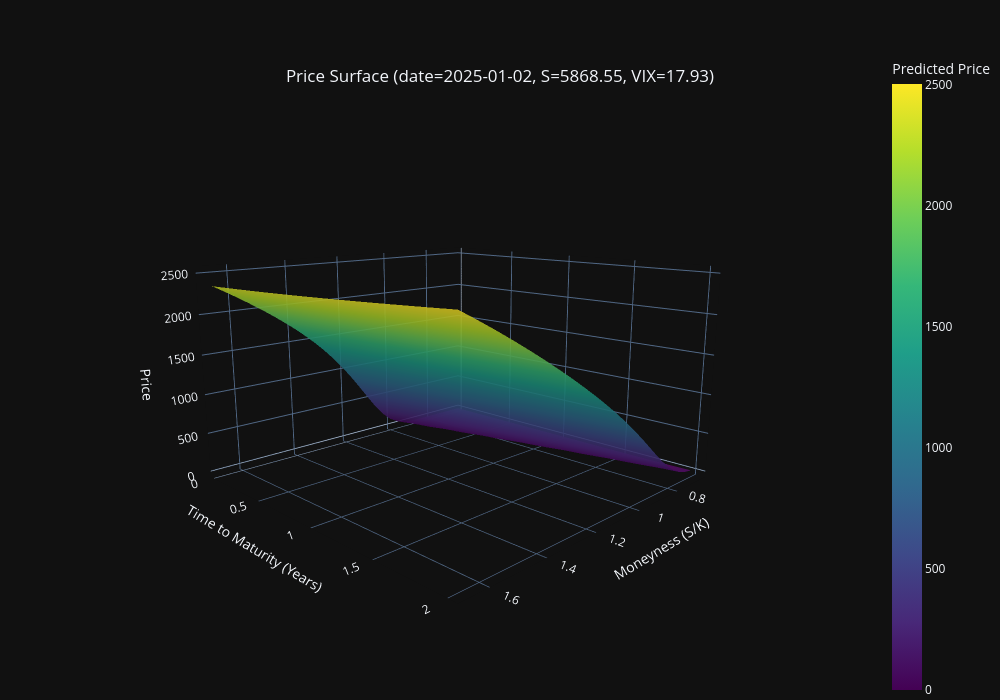
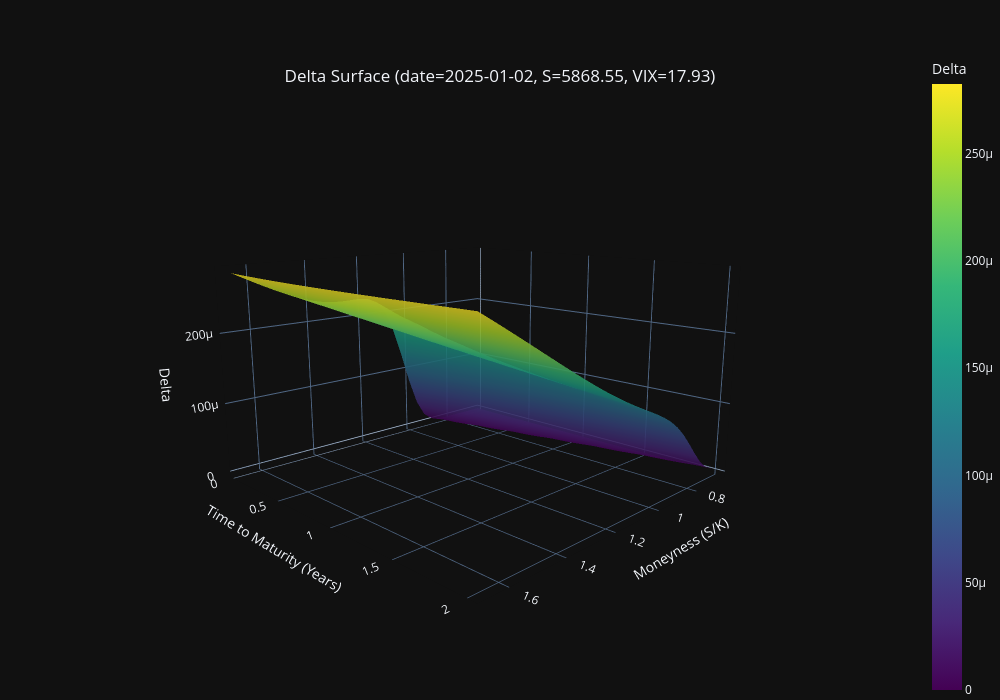
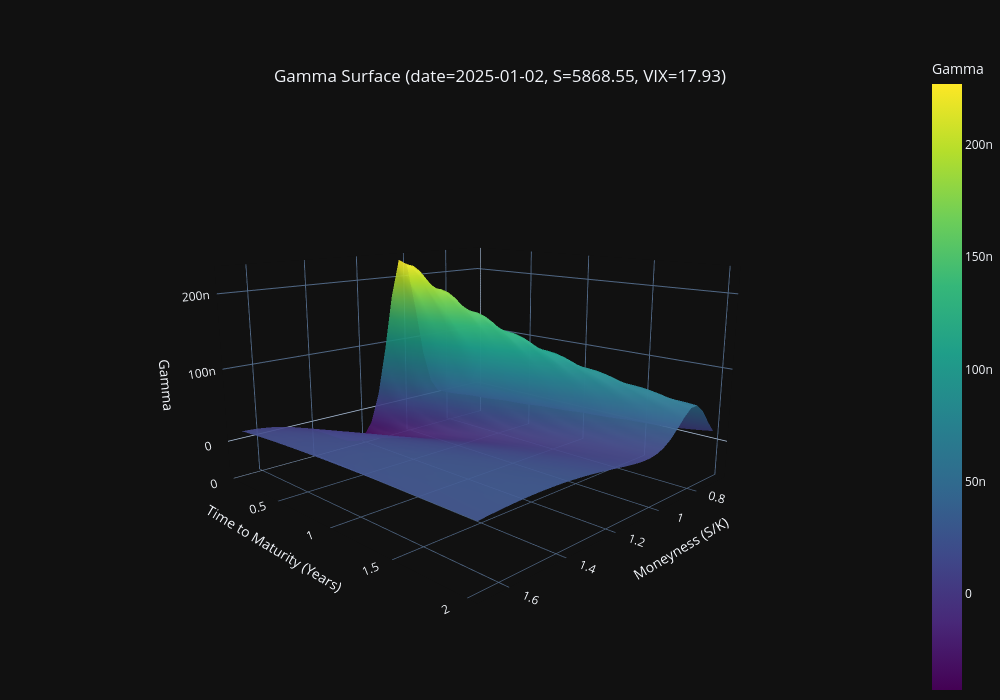
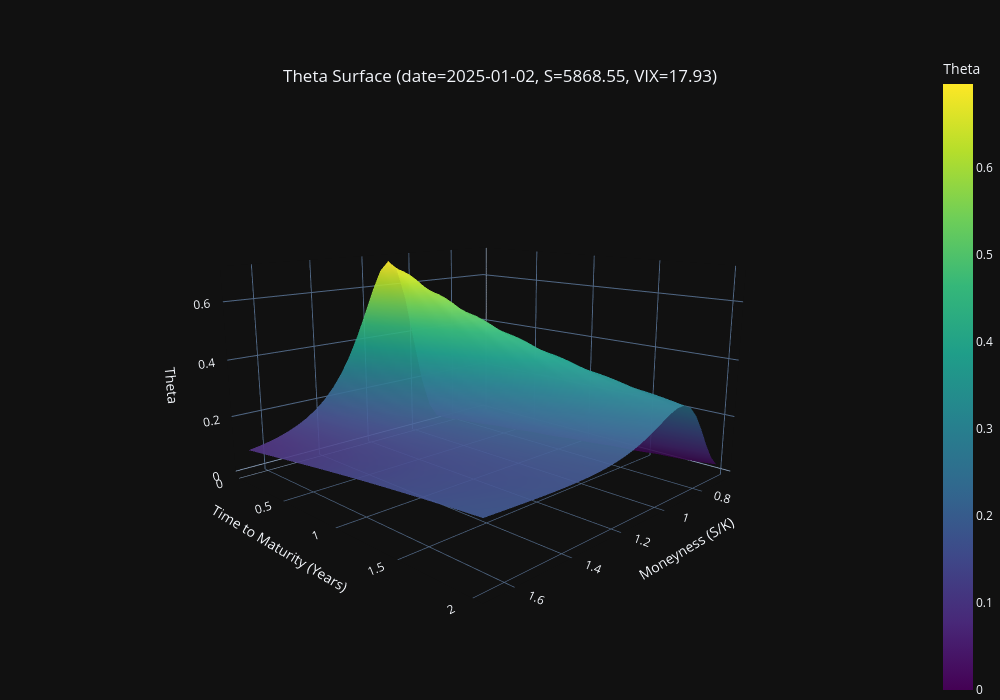

Notebook cell for these charts, in order:
### Code cell
print("Loading Data Module...")
# Initialize DataModule to get fitted scalers
data_module = OptionsDataModule(DATA_DIR, batch_size=BATCH_SIZE)
data_module.setup("fit")

print(f"Loading Model from {CHECKPOINT_PATH}...")
model = OptionNetModule.load_from_checkpoint(CHECKPOINT_PATH)
model.eval()

device = "mps" if torch.backends.mps.is_available() else "cpu"
model = model.to(device)

print("Loading raw data for selected date...")
raw_df = pd.concat(
    [pd.read_csv(path) for path in sorted(glob.glob(f"{DATA_DIR}/*.csv"))],
    ignore_index=True,
)
raw_df["date"] = pd.to_datetime(raw_df["date"])

if raw_df.empty:
    raise ValueError(f"No rows found under {DATA_DIR}.")

target_date = pd.to_datetime(SELECTED_DATE) if SELECTED_DATE else raw_df["date"].max()
daily = raw_df[raw_df["date"] == target_date].copy()
if daily.empty:
    available = raw_df["date"].dt.date.drop_duplicates().sort_values().astype(str).tail(10).tolist()
    raise ValueError(
        f"No rows found for SELECTED_DATE={target_date.date()}. "
        f"Last available dates: {available}"
    )

S_fixed = float(daily["S"].median())
vix_fixed = float(daily["vix"].median())
hv_cols = [col for col in ["hv_10", "hv_14", "hv_30", "hv_60", "hv_91"] if col in daily.columns]
if not hv_cols:
    raise ValueError("No historical volatility columns found (expected hv_10, hv_14, hv_30, hv_60, hv_91).")

h_vol_values = daily[hv_cols].median().astype(float).to_dict()
if pd.isna(vix_fixed):
    raise ValueError(f"VIX is missing for date {target_date.date()}.")
if any(pd.isna(v) for v in h_vol_values.values()):
    raise ValueError(f"Historical vol is missing for date {target_date.date()} in columns {hv_cols}.")

print(f"Using date={target_date.date()}, S={S_fixed:.2f}, VIX={vix_fixed:.4f}")
print("Historical vol snapshot:", h_vol_values)

# --- Generate Grid ---
print("Generating Grid...")
k_min = 0.6 * S_fixed
k_max = 1.5 * S_fixed
moneyness_min = S_fixed / k_max
moneyness_max = S_fixed / k_min
moneyness_values = np.linspace(moneyness_min, moneyness_max, 30)

T_days = np.linspace(10, 730, 30)
T_years = T_days / 365.0

# Create meshgrid
moneyness_grid, T_grid = np.meshgrid(moneyness_values, T_years)
K_grid = S_fixed / moneyness_grid

# Flatten for model input
K_flat = K_grid.flatten()
T_flat = T_grid.flatten()
T_days_flat = (T_flat * 365.0).reshape(-1, 1)
vix_flat = np.full((len(T_flat), 1), vix_fixed)

to_scale = pd.DataFrame({"T": T_days_flat.flatten(), "vix": vix_flat.flatten()})
scaled_t_v = data_module.x_scaler.transform(to_scale)
T_scaled = scaled_t_v[:, 0]
vix_scaled = scaled_t_v[:, 1]

S_tensor = torch.full((len(K_flat), 1), S_fixed, dtype=torch.float32)
K_tensor = torch.tensor(K_flat, dtype=torch.float32).reshape(-1, 1)
T_tensor = torch.tensor(T_scaled, dtype=torch.float32).reshape(-1, 1)
vix_tensor = torch.tensor(vix_scaled, dtype=torch.float32).reshape(-1, 1)

hv_tensors = [
    torch.full((len(K_flat), 1), float(h_vol_values[col]), dtype=torch.float32)
    for col in hv_cols
]

# Concatenate [S, K, T_scaled, vix_scaled, hv_*]
x_input = torch.cat([S_tensor, K_tensor, T_tensor, vix_tensor, *hv_tensors], dim=1)

print("Predicting Prices...")
preds, greeks = model(x_input.to(device))

predicted_prices_scaled = preds.detach().cpu().numpy()
predicted_prices = (predicted_prices_scaled * K_tensor.numpy()).flatten()

delta_grid = greeks["delta"].detach().cpu().numpy().reshape(K_grid.shape)
gamma_grid = greeks["gamma"].detach().cpu().numpy().reshape(K_grid.shape)
theta_grid = greeks["theta"].detach().cpu().numpy().reshape(K_grid.shape)

price_grid = np.array(predicted_prices).reshape(K_grid.shape)


def plot_surface(z_grid, title, zaxis_title, colorbar_title):
    fig = go.Figure(data=[
        go.Surface(
            x=moneyness_grid,
            y=T_grid,
            z=z_grid,
            colorscale='Viridis',
            colorbar_title=colorbar_title,
            opacity=0.9,
            hovertemplate=(
                "Moneyness (S/K): %{x:.4f}<br>" +
                "Time (Years): %{y:.2f}<br>" +
                f"{zaxis_title}: %{{z:.6f}}<extra></extra>"
            )
        ),
    ])

    fig.update_layout(
        title={
            'text': title,
            'y': 0.9,
            'x': 0.5,
            'xanchor': 'center',
            'yanchor': 'top'
        },
        scene=dict(
            xaxis_title='Moneyness (S/K)',
            yaxis_title='Time to Maturity (Years)',
            zaxis_title=zaxis_title,
            aspectratio=dict(x=1, y=1, z=0.6),
            camera=dict(
                eye=dict(x=1.5, y=1.5, z=0.5)
            )
        ),
        width=1000,
        height=700,
        margin=dict(l=50, r=50, b=0, t=50)
    )
    fig.show()


meta = f"date={target_date.date()}, S={S_fixed:.2f}, VIX={vix_fixed:.2f}"

print("Plotting Surface...")
plot_surface(
    price_grid,
    f"Price Surface ({meta})",
    'Price',
    'Predicted Price'
)

print("Plotting Delta Surface...")
plot_surface(
    delta_grid,
    f"Delta Surface ({meta})",
    'Delta',
    'Delta'
)

print("Plotting Gamma Surface...")
plot_surface(
    gamma_grid,
    f"Gamma Surface ({meta})",
    'Gamma',
    'Gamma'
)

print("Plotting Theta Surface...")
plot_surface(
    theta_grid,
    f"Theta Surface ({meta})",
    'Theta',
    'Theta'
)

### Figure 1 — Plotly figure (JSON) as saved in the notebook; plotly's stock layout.template omitted (floating-point values rounded to 4 significant figures; data arrays with more than 128 entries replaced by an {"elided": "..."} marker saying what was removed)
{"data": [{"colorbar": {"title": {"text": "Predicted Price"}}, "colorscale": [[0.0, "#440154"], [0.1111, "#482878"], [0.2222, "#3e4989"], [0.3333, "#31688e"], [0.4444, "#26828e"], [0.5556, "#1f9e89"], [0.6667, "#35b779"], [0.7778, "#6ece58"], [0.8889, "#b5de2b"], [1.0, "#fde725"]], "hovertemplate": "Moneyness (S/K): %{x:.4f}<br>Time (Years): %{y:.2f}<br>Price: %{z:.6f}<extra></extra>", "opacity": 0.9, "x": {"elided": "30x30 float values"}, "y": {"elided": "30x30 float values"}, "z": {"elided": "30x30 float values"}, "type": "surface"}], "layout": {"title": {"text": "Price Surface (date=2025-01-02, S=5868.55, VIX=17.93)", "y": 0.9, "x": 0.5, "xanchor": "center", "yanchor": "top"}, "scene": {"aspectratio": {"x": 1, "y": 1, "z": 0.6}, "camera": {"eye": {"x": 1.5, "y": 1.5, "z": 0.5}}, "xaxis": {"title": {"text": "Moneyness (S/K)"}}, "yaxis": {"title": {"text": "Time to Maturity (Years)"}}, "zaxis": {"title": {"text": "Price"}}}, "margin": {"l": 50, "r": 50, "b": 0, "t": 50}, "width": 1000, "height": 700}}

### Figure 2 — Plotly figure (JSON) as saved in the notebook; plotly's stock layout.template omitted (floating-point values rounded to 4 significant figures; data arrays with more than 128 entries replaced by an {"elided": "..."} marker saying what was removed)
{"data": [{"colorbar": {"title": {"text": "Delta"}}, "colorscale": [[0.0, "#440154"], [0.1111, "#482878"], [0.2222, "#3e4989"], [0.3333, "#31688e"], [0.4444, "#26828e"], [0.5556, "#1f9e89"], [0.6667, "#35b779"], [0.7778, "#6ece58"], [0.8889, "#b5de2b"], [1.0, "#fde725"]], "hovertemplate": "Moneyness (S/K): %{x:.4f}<br>Time (Years): %{y:.2f}<br>Delta: %{z:.6f}<extra></extra>", "opacity": 0.9, "x": {"elided": "30x30 float values"}, "y": {"elided": "30x30 float values"}, "z": {"elided": "30x30 float values"}, "type": "surface"}], "layout": {"title": {"text": "Delta Surface (date=2025-01-02, S=5868.55, VIX=17.93)", "y": 0.9, "x": 0.5, "xanchor": "center", "yanchor": "top"}, "scene": {"aspectratio": {"x": 1, "y": 1, "z": 0.6}, "camera": {"eye": {"x": 1.5, "y": 1.5, "z": 0.5}}, "xaxis": {"title": {"text": "Moneyness (S/K)"}}, "yaxis": {"title": {"text": "Time to Maturity (Years)"}}, "zaxis": {"title": {"text": "Delta"}}}, "margin": {"l": 50, "r": 50, "b": 0, "t": 50}, "width": 1000, "height": 700}}

### Figure 3 — Plotly figure (JSON) as saved in the notebook; plotly's stock layout.template omitted (floating-point values rounded to 4 significant figures; data arrays with more than 128 entries replaced by an {"elided": "..."} marker saying what was removed)
{"data": [{"colorbar": {"title": {"text": "Gamma"}}, "colorscale": [[0.0, "#440154"], [0.1111, "#482878"], [0.2222, "#3e4989"], [0.3333, "#31688e"], [0.4444, "#26828e"], [0.5556, "#1f9e89"], [0.6667, "#35b779"], [0.7778, "#6ece58"], [0.8889, "#b5de2b"], [1.0, "#fde725"]], "hovertemplate": "Moneyness (S/K): %{x:.4f}<br>Time (Years): %{y:.2f}<br>Gamma: %{z:.6f}<extra></extra>", "opacity": 0.9, "x": {"elided": "30x30 float values"}, "y": {"elided": "30x30 float values"}, "z": {"elided": "30x30 float values"}, "type": "surface"}], "layout": {"title": {"text": "Gamma Surface (date=2025-01-02, S=5868.55, VIX=17.93)", "y": 0.9, "x": 0.5, "xanchor": "center", "yanchor": "top"}, "scene": {"aspectratio": {"x": 1, "y": 1, "z": 0.6}, "camera": {"eye": {"x": 1.5, "y": 1.5, "z": 0.5}}, "xaxis": {"title": {"text": "Moneyness (S/K)"}}, "yaxis": {"title": {"text": "Time to Maturity (Years)"}}, "zaxis": {"title": {"text": "Gamma"}}}, "margin": {"l": 50, "r": 50, "b": 0, "t": 50}, "width": 1000, "height": 700}}

### Figure 4 — Plotly figure (JSON) as saved in the notebook; plotly's stock layout.template omitted (floating-point values rounded to 4 significant figures; data arrays with more than 128 entries replaced by an {"elided": "..."} marker saying what was removed)
{"data": [{"colorbar": {"title": {"text": "Theta"}}, "colorscale": [[0.0, "#440154"], [0.1111, "#482878"], [0.2222, "#3e4989"], [0.3333, "#31688e"], [0.4444, "#26828e"], [0.5556, "#1f9e89"], [0.6667, "#35b779"], [0.7778, "#6ece58"], [0.8889, "#b5de2b"], [1.0, "#fde725"]], "hovertemplate": "Moneyness (S/K): %{x:.4f}<br>Time (Years): %{y:.2f}<br>Theta: %{z:.6f}<extra></extra>", "opacity": 0.9, "x": {"elided": "30x30 float values"}, "y": {"elided": "30x30 float values"}, "z": {"elided": "30x30 float values"}, "type": "surface"}], "layout": {"title": {"text": "Theta Surface (date=2025-01-02, S=5868.55, VIX=17.93)", "y": 0.9, "x": 0.5, "xanchor": "center", "yanchor": "top"}, "scene": {"aspectratio": {"x": 1, "y": 1, "z": 0.6}, "camera": {"eye": {"x": 1.5, "y": 1.5, "z": 0.5}}, "xaxis": {"title": {"text": "Moneyness (S/K)"}}, "yaxis": {"title": {"text": "Time to Maturity (Years)"}}, "zaxis": {"title": {"text": "Theta"}}}, "margin": {"l": 50, "r": 50, "b": 0, "t": 50}, "width": 1000, "height": 700}}
